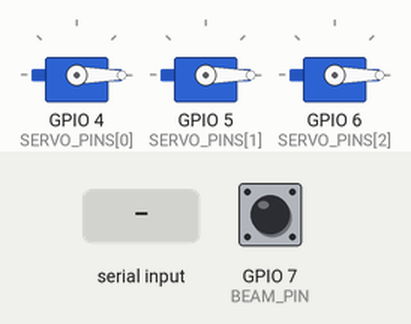
This sketch was run on a simulated ESP32-S3. On the bench: 3 × servo. Inputs (shaded band) come from the test bench; at power-on: GPIO 7 (BEAM_PIN) HIGH.

Above: at 1.2 s.
1.3 s: "R\n" received over Serial
At 2.4 s:
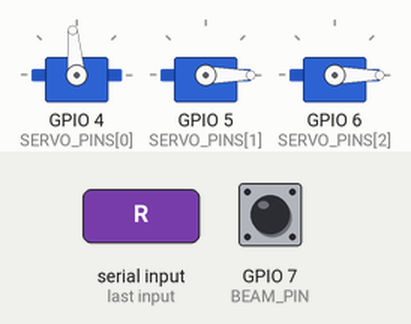
4.3 s: "C\n" received over Serial
At 4.7 s:
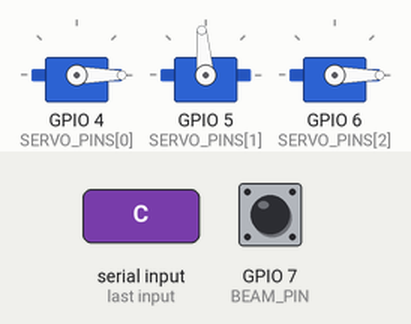
7.3 s: "T\n" received over Serial
At 8.1 s:
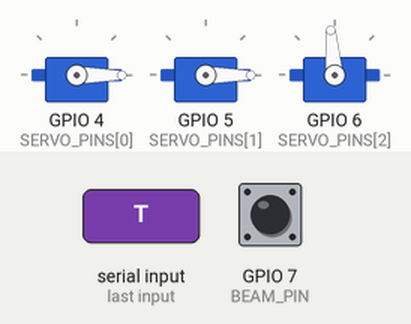
Timing chart, 0 to 11.3 s (numbered marks = the images above; inputs shaded):
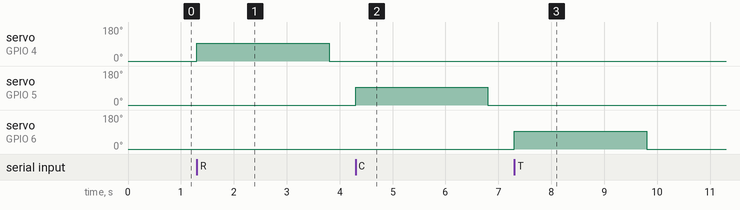

The sketch:

bin_controller.ino
```cpp
// BioTag bin controller (ESP32-S3) - reference sketch for the Jetson <-> ESP32 link.
// Protocol over USB serial @115200:
//   Jetson -> ESP32 : 'R' recycle, 'C' compost, 'T' trash/landfill  (open that lid)
//                     "S,<recycle>,<compost>,<landfill>\n"           (counts for the TFT)
//   ESP32 -> Jetson : "B\n" when the IR break-beam is interrupted    (use with --trigger)
// Needs the ESP32Servo library. Pins are placeholders: match them to the PCB.
#include <ESP32Servo.h>

const int SERVO_PINS[3] = {4, 5, 6};   // recycle, compost, landfill
const int BEAM_PIN = 7;                 // Adafruit break-beam receiver (open collector)
const int LID_CLOSED = 0, LID_OPEN = 95;
const unsigned long OPEN_MS = 2500;

Servo lids[3];
unsigned long openedAt[3] = {0, 0, 0};
bool lastBeam = true;
String line;

void openLid(int i) { lids[i].write(LID_OPEN); openedAt[i] = millis(); }

void setup() {
  Serial.begin(115200);
  pinMode(BEAM_PIN, INPUT_PULLUP);
  for (int i = 0; i < 3; i++) { lids[i].attach(SERVO_PINS[i], 500, 2400); lids[i].write(LID_CLOSED); }
}

void loop() {
  while (Serial.available()) {
    char c = Serial.read();
    if (line.length() == 0 && (c == 'R' || c == 'C' || c == 'T')) {
      openLid(c == 'R' ? 0 : c == 'C' ? 1 : 2);
    } else if (c == '\n') {
      if (line.startsWith("S,")) {
        // TODO(bins team): draw the counts on the ILI9341 TFT (TFT_eSPI library)
      }
      line = "";
    } else {
      line += c;
    }
  }
  bool beam = digitalRead(BEAM_PIN);    // LOW = beam broken
  if (lastBeam && !beam) Serial.println("B");
  lastBeam = beam;
  for (int i = 0; i < 3; i++)
    if (openedAt[i] && millis() - openedAt[i] > OPEN_MS) { lids[i].write(LID_CLOSED); openedAt[i] = 0; }
}
```

Measured:
- after the input at 1.3 s, servo on GPIO 4 (SERVO_PINS[0]): 0° → 95° at once, → 0° 2.5 s later
- after the input at 4.3 s, servo on GPIO 5 (SERVO_PINS[1]): 0° → 95° at once, → 0° 2.5 s later
- after the input at 7.3 s, servo on GPIO 6 (SERVO_PINS[2]): 0° → 95° at once, → 0° 2.5 s later
